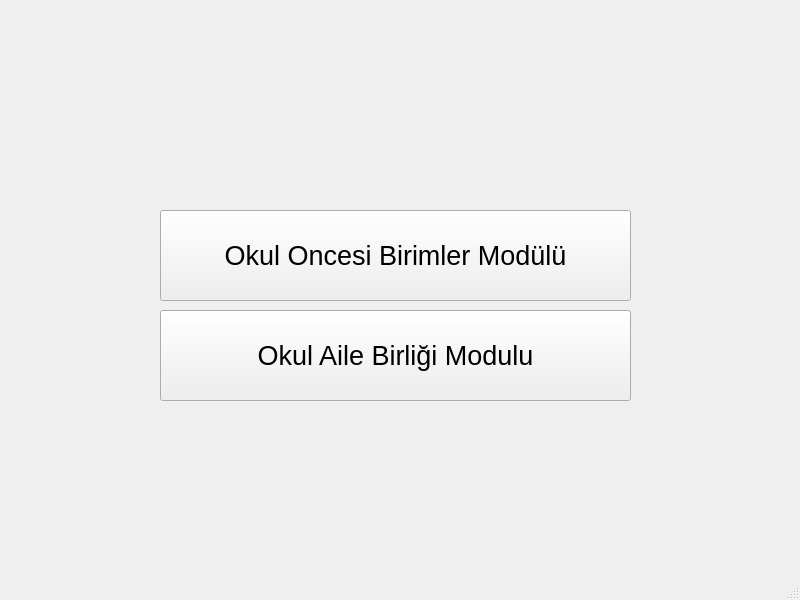
<?xml version="1.0" encoding="UTF-8"?>
<ui version="4.0">
 <class>MainWindow</class>
 <widget class="QMainWindow" name="MainWindow">
  <property name="geometry">
   <rect>
    <x>0</x>
    <y>0</y>
    <width>800</width>
    <height>600</height>
   </rect>
  </property>
  <property name="windowTitle">
   <string>MainWindow</string>
  </property>
  <widget class="QWidget" name="centralwidget">
   <widget class="QPushButton" name="pushButton">
    <property name="geometry">
     <rect>
      <x>160</x>
      <y>210</y>
      <width>471</width>
      <height>91</height>
     </rect>
    </property>
    <property name="font">
     <font>
      <pointsize>20</pointsize>
     </font>
    </property>
    <property name="text">
     <string>Okul Oncesi Birimler Modülü</string>
    </property>
   </widget>
   <widget class="QPushButton" name="pushButton_2">
    <property name="geometry">
     <rect>
      <x>160</x>
      <y>310</y>
      <width>471</width>
      <height>91</height>
     </rect>
    </property>
    <property name="font">
     <font>
      <pointsize>20</pointsize>
     </font>
    </property>
    <property name="text">
     <string>Okul Aile Birliği Modulu</string>
    </property>
   </widget>
  </widget>
  <widget class="QMenuBar" name="menubar">
   <property name="geometry">
    <rect>
     <x>0</x>
     <y>0</y>
     <width>800</width>
     <height>26</height>
    </rect>
   </property>
  </widget>
  <widget class="QStatusBar" name="statusbar"/>
 </widget>
 <resources/>
 <connections/>
</ui>
